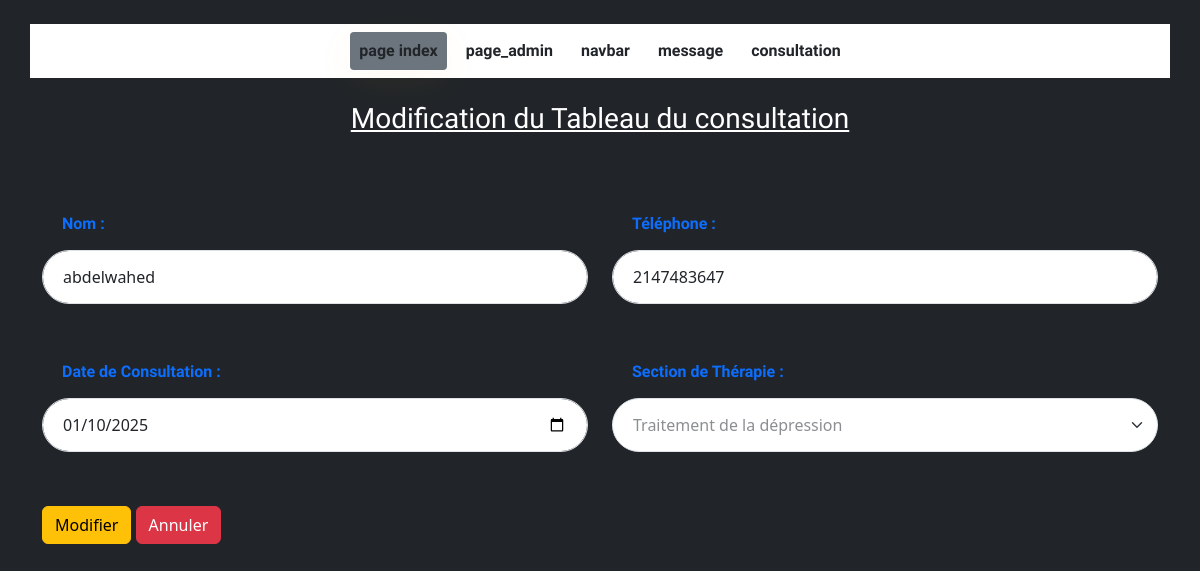
Screenshot of /phpconsult/modification.php?ed=12 with the database file from the repository.
### tables this page shows
CREATE TABLE `navbar_table` (
  `id` int(4) NOT NULL,
  `nav` varchar(30) NOT NULL,
  `refer` varchar(30) NOT NULL
);

CREATE TABLE `getconsultation` (
  `id` int(4) NOT NULL,
  `name` varchar(30) NOT NULL,
  `phone` int(10) NOT NULL,
  `date` date NOT NULL,
  `therapy` varchar(30) NOT NULL
);

### phpconsult/modification.php (the view, shortened to what this page needs)
<!doctype html>
<html lang="en">
  <head>
    <link rel="stylesheet" type="text/css" href="../assets/css/style.css">
    <link href="https://cdn.jsdelivr.net/npm/bootstrap@5.3.3/dist/css/bootstrap.min.css" rel="stylesheet">
</head>
  <body class="bg-dark">
            <nav class="container main_menu navbar navbar-expand-lg bg-white my-4">
                <div class="main_menu_inner collapse navbar-collapse justify-content-center" id="main_menu_dropdown">
                  <ul class="main_menu_list unordered_list navbar-nav">
                    <li class="anav nav-item fw-bold">
                      <a class="nav-link navbar-text bg-secondary" aria-current="page" href="http://localhost/psy/index.php">page index</a>
                    </li>
                    <?php
                      include ('../config.php');
                      $jibdata = "SELECT * FROM `navbar_table` ";
                      $dirlordre = mysqli_query($connexion,$jibdata);
                      while($starjdid = mysqli_fetch_array($dirlordre)){
                    ?>
                    <li class="anav nav-item fw-bold">
                    <a class="nav-link navbar-text " aria-current="page" href="http://localhost/psy/<?php echo $starjdid['refer']?>"><?php echo $starjdid['nav']?></a>
                    </li>
                    <?php
                    }
                    ?>
                  </ul>
                </div>
            </nav>
    <h3 class="text-white d-flex justify-content-center text-decoration-underline mb-5">Modification du Tableau du consultation</h3>
    <hr>
    <div class="container">
        <form action="edit.php" method="post">
            <div class="row">
            <?php
                include("../config.php");
                $mod = $_GET ['ed'];
                $select = "SELECT * FROM `getconsultation` WHERE id =$mod ";
                $resultat = mysqli_query($connexion,$select);
                while($row = mysqli_fetch_array($resultat)){
            ?>
                <div class="form-group col-6">
                    <label for="" class="form-label fw-bold text-primary">Nom :</label>
                    <input type="text" class="form-control" name="namedit" value="<?php echo $row['name'] ?>">
                </div>
                <div class="form-group col-6">
                    <label for="" class="form-label fw-bold text-primary">Téléphone :</label>
                    <input type="text" class="form-control" name="phonedit"  value="<?php echo $row['phone'] ?>">
                </div>
                <div class="form-group col-6">
                    <label for="" class="form-label fw-bold text-primary">Date de Consultation :</label>
                    <input type="date" class="form-control" name="datedit"  value="<?php echo $row['date'] ?>">
                </div>
                <div class="form-group col-6">
                    <label for="" class="form-label fw-bold text-primary">Section de Thérapie :</label>
                    <select class="form-select"  name="terapyedit"  >
                            <option selected><?php echo $row['therapy'] ?></option>
                    </select>
                </div>
            <?php
            }
            ?>
            </div>
            <div class="form-group my-4">
                <input type="submit" value="Modifier" class="btn btn-warning" name="modification">
                <a href="index.php" type="button" class="btn btn-danger" >Annuler</a>
            </div>
        </form>
    </div>
  </body>
</html>

### rows the page displays
navbar_table: nav "page_admin"
navbar_table: nav "navbar"
navbar_table: nav "message"
navbar_table: nav "consultation"
getconsultation: namedit "abdelwahed", phonedit "2147483647", datedit "01/10/2025", terapyedit "Traitement de la dépression"
